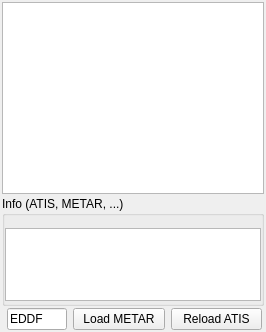
             <widget class="QWidget" name="tb_AtcStationsOnline">
              <attribute name="title">
               <string>In range</string>
              </attribute>
              <layout class="QVBoxLayout" name="verticalLayout_8">
               <property name="spacing">
                <number>2</number>
               </property>
               <property name="leftMargin">
                <number>2</number>
               </property>
               <property name="topMargin">
                <number>2</number>
               </property>
               <property name="rightMargin">
                <number>2</number>
               </property>
               <property name="bottomMargin">
                <number>2</number>
               </property>
               <item>
                <widget class="QTableView" name="tv_AtcStationsOnline">
                 <property name="sizePolicy">
                  <sizepolicy hsizetype="Expanding" vsizetype="Expanding">
                   <horstretch>0</horstretch>
                   <verstretch>0</verstretch>
                  </sizepolicy>
                 </property>
                 <property name="maximumSize">
                  <size>
                   <width>16777215</width>
                   <height>16777215</height>
                  </size>
                 </property>
                 <property name="styleSheet">
                  <string notr="true"/>
                 </property>
                 <property name="selectionMode">
                  <enum>QAbstractItemView::SingleSelection</enum>
                 </property>
                 <property name="selectionBehavior">
                  <enum>QAbstractItemView::SelectRows</enum>
                 </property>
                 <property name="sortingEnabled">
                  <bool>true</bool>
                 </property>
                 <attribute name="verticalHeaderVisible">
                  <bool>false</bool>
                 </attribute>
                </widget>
               </item>
               <item>
                <widget class="QGroupBox" name="gb_AtcStationsOnlineInfo">
                 <property name="sizePolicy">
                  <sizepolicy hsizetype="Preferred" vsizetype="Preferred">
                   <horstretch>0</horstretch>
                   <verstretch>0</verstretch>
                  </sizepolicy>
                 </property>
                 <property name="minimumSize">
                  <size>
                   <width>0</width>
                   <height>0</height>
                  </size>
                 </property>
                 <property name="maximumSize">
                  <size>
                   <width>16777215</width>
                   <height>110</height>
                  </size>
                 </property>
                 <property name="title">
                  <string>Info (ATIS, METAR, ...)</string>
                 </property>
                 <layout class="QVBoxLayout" name="vl_AtcStationsOnlineAtisGroup">
                  <property name="spacing">
                   <number>0</number>
                  </property>
                  <property name="leftMargin">
                   <number>0</number>
                  </property>
                  <property name="topMargin">
                   <number>12</number>
                  </property>
                  <property name="rightMargin">
                   <number>0</number>
                  </property>
                  <property name="bottomMargin">
                   <number>2</number>
                  </property>
                  <item>
                   <widget class="QTextEdit" name="te_AtcStationsOnlineInfo">
                    <property name="sizePolicy">
                     <sizepolicy hsizetype="Expanding" vsizetype="Expanding">
                      <horstretch>0</horstretch>
                      <verstretch>0</verstretch>
                     </sizepolicy>
                    </property>
                    <property name="minimumSize">
                     <size>
                      <width>0</width>
                      <height>0</height>
                     </size>
                    </property>
                    <property name="maximumSize">
                     <size>
                      <width>16777215</width>
                      <height>100</height>
                     </size>
                    </property>
                   </widget>
                  </item>
                 </layout>
                </widget>
               </item>
               <item>
                <widget class="QFrame" name="fr_AtcStationsOnlineBottom">
                 <property name="sizePolicy">
                  <sizepolicy hsizetype="Preferred" vsizetype="Preferred">
                   <horstretch>0</horstretch>
                   <verstretch>0</verstretch>
                  </sizepolicy>
                 </property>
                 <property name="maximumSize">
                  <size>
                   <width>16777215</width>
                   <height>25</height>
                  </size>
                 </property>
                 <property name="frameShape">
                  <enum>QFrame::NoFrame</enum>
                 </property>
                 <property name="frameShadow">
                  <enum>QFrame::Raised</enum>
                 </property>
                 <layout class="QGridLayout" name="gridLayout_3">
                  <property name="sizeConstraint">
                   <enum>QLayout::SetDefaultConstraint</enum>
                  </property>
                  <property name="leftMargin">
                   <number>5</number>
                  </property>
                  <property name="topMargin">
                   <number>0</number>
                  </property>
                  <property name="rightMargin">
                   <number>2</number>
                  </property>
                  <property name="bottomMargin">
                   <number>0</number>
                  </property>
                  <item row="0" column="1">
                   <widget class="QPushButton" name="pb_AtcStationsLoadMetar">
                    <property name="sizePolicy">
                     <sizepolicy hsizetype="Preferred" vsizetype="Preferred">
                      <horstretch>0</horstretch>
                      <verstretch>0</verstretch>
                     </sizepolicy>
                    </property>
                    <property name="text">
                     <string>Load METAR</string>
                    </property>
                   </widget>
                  </item>
                  <item row="0" column="2">
                   <widget class="QPushButton" name="pb_AtcStationsAtisReload">
                    <property name="sizePolicy">
                     <sizepolicy hsizetype="Preferred" vsizetype="Preferred">
                      <horstretch>0</horstretch>
                      <verstretch>0</verstretch>
                     </sizepolicy>
                    </property>
                    <property name="text">
                     <string>Reload ATIS</string>
                    </property>
                   </widget>
                  </item>
                  <item row="0" column="0">
                   <widget class="QLineEdit" name="le_AtcStationsOnlineMetar">
                    <property name="sizePolicy">
                     <sizepolicy hsizetype="Preferred" vsizetype="Preferred">
                      <horstretch>0</horstretch>
                      <verstretch>0</verstretch>
                     </sizepolicy>
                    </property>
                    <property name="maximumSize">
                     <size>
                      <width>60</width>
                      <height>16777215</height>
                     </size>
                    </property>
                    <property name="toolTip">
                     <string extracomment="Airport ICAO code"/>
                    </property>
                    <property name="text">
                     <string>EDDF</string>
                    </property>
                    <property name="maxLength">
                     <number>5</number>
                    </property>
                    <property name="frame">
                     <bool>true</bool>
                    </property>
                   </widget>
                  </item>
                 </layout>
                </widget>
               </item>
              </layout>
             </widget>
